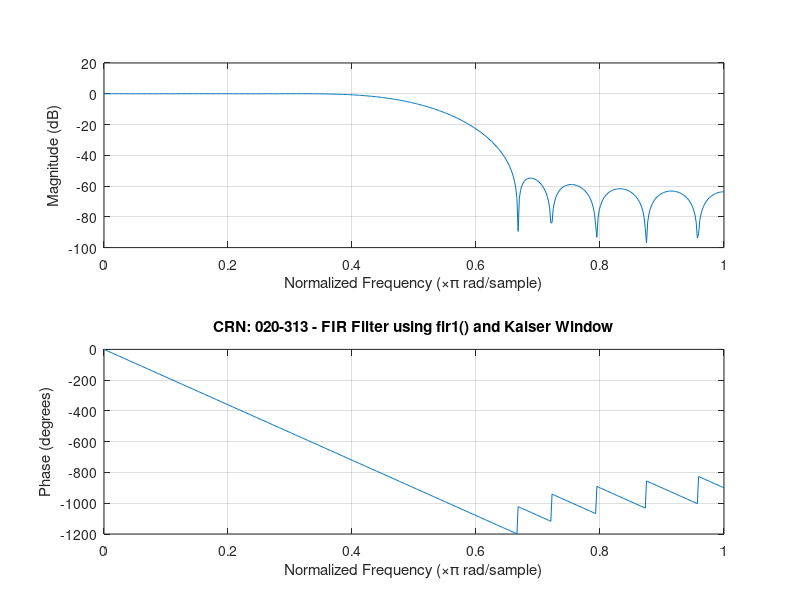

This chart was generated by the following MATLAB code:
% CRN: 020-313 - FIR Filter Using fir1() and Kaiser Window (freqz replacement)
M = 21;
beta = 5;
w_kaiser = kaiser(M, beta)';
h_fir1 = fir1(M - 1, 0.5, w_kaiser);

freqz(h_fir1, 1, 512);
title('CRN: 020-313 - FIR Filter using fir1() and Kaiser Window');
